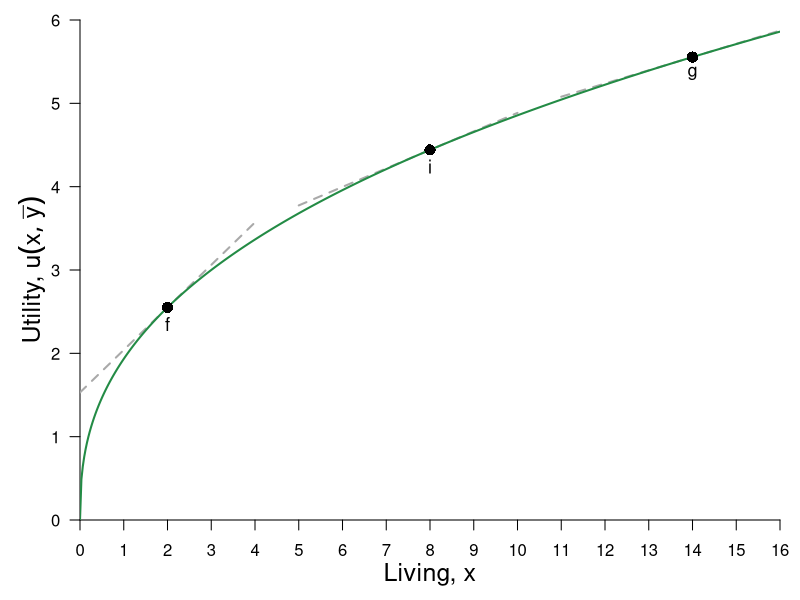

This chart was generated by the following R code:
#Graph Designer: Simon Halliday
#Authors: Bowles and Halliday
#Title: Coordination, Conflict and Competition: A Text in Microeconomics

library(shape)
#pdf(file = "indiff_shaded_newSTEP1.pdf", width = 8, height = 6)
#pdf(file = "indiff_shaded_newSTEP2.pdf", width = 8, height = 6)
pdf(file = "constrained_optimization/living_ufn.pdf", width = 8, height = 6)

#Set parameters for graphics
axislabelsize <- 1.5
labelsize <- 1.1
graphlinewidth <- 2
segmentlinewidth <- 1.5

COL <- c("#7fc97f", "#beaed4", "#fdc086", "#ffff99", "#386cb0", "#f0027f", "#bf5b17", "#666666")
COLA <- c("#e0f3db", "#99d8c9","#66c2a4","#41ae76", "#238b45", "#005824")
COLB <- c("#c6dbef", "#4eb3d3", "#2b8cbe", "#0868ac","#084081")

#Edited the margins to cater for the larger LHS labels
par(mar =  c(4, 4, 1, 1))

uFn <- function(x, y = 3, alpha = 0.4){
  (x^alpha)*(y^(1 - alpha))
}

muFn <- function(x, y = 3, alpha = 0.4){
  alpha*(x^(alpha - 1))*(y^(1 - alpha))
}

indiffA <- function(x, alpha = 0.5, uA = 5) {
  (uA / x^alpha)^(1/(1 - alpha))
}

tanLine <- function(intercept, slope, x = xx1){
  slope*x + intercept
}


xlims <- c(0, 16)
ylims <- c(0, 6)

npts <- 501 
x <- seq(xlims[1], xlims[2], length.out = npts)
y <- seq(ylims[1], ylims[2], length.out = npts) 
a <- c(2, 4, 6)

plot(0, 0, xlim = xlims, ylim = ylims, type = "n",
     xlab = expression(paste("")),
     ylab = expression(paste("")), 
     xaxt = "n", 
     yaxt = "n", 
     cex.lab = axislabelsize, 
     bty = "n", 
     xaxs="i", 
     yaxs="i"
)


ticksy <- seq(from = 0, to = ylims[2], by = 1)
ylabels <- seq(from = 0, to = ylims[2], by = 1)
ticksx <- seq(from = 0, to = xlims[2], by = 1)
xlabels <- seq(from = 0, to = xlims[2], by = 1)
# ticksy <- c(ylims[1], 5.25, 8, ylims[2])
# ylabels <- c(NA, expression(paste(y,"*")), expression(paste(bar(y))), NA)
# ticksx <- c(xlims[1], 5.25, 8.944272, xlims[2])
# xlabels <- c(NA, expression(paste(x,"*")), expression(paste(bar(x))), NA)

axis(1, at = ticksx, pos = 0, labels = xlabels)
axis(2, at = ticksy, pos = 0, labels = ylabels, las = 1)

npts <- 500 
xx1 <- seq(xlims[1], xlims[2], length.out = npts)
xx2 <- seq(0, xlims[2], length.out = npts)
xx3 <- seq(xlims[1], 0, length.out = npts)

#Draw the polygon for shading the utility areas
# xpoly1 <- seq(from = xlims[1], to = xlims[2], length.out = 500)
# ypoly1 <- indiffA(xpoly1, alpha = 0.5, uA = 4)
# polygon(x = c(xpoly1, rev(xpoly1[1])), y = c(ypoly1, rev(ypoly1)[1]), col=COLA[1], density=NULL, border = NA)
# ypoly1 <- indiffA(xpoly1, alpha = 0.5, uA = 4)
# polygon(x = c(0, 0, xlims[2], xlims[2], 0), y = c(0, indiffA(xlims[2]), indiffA(xlims[2]), 0, 0), col=COLA[1], density=NULL, border = NA)
# polygon(x = c(xlims[2], rev(xpoly1), xpoly1), y = c(ylims[2], rev(ypoly1), ypoly1), col=COLB[1], density=NULL, border = NA)

# Add tangent lines

# Full color
# lines(xx1, tanLine(intercept = uFn(2) - muFn(2)*2, slope = muFn(2)), col = COLB[5], lwd = graphlinewidth)
# lines(xx1, tanLine(intercept = uFn(8) - muFn(8)*8, slope = muFn(8)), col = COLB[5], lwd = graphlinewidth)
# lines(xx1, tanLine(intercept = uFn(14) - muFn(14)*14, slope = muFn(14)), col = COLB[5], lwd = graphlinewidth)

# Short grey
xx4 <- seq(xlims[1], 4, length.out = npts)
xx5 <- seq(5, 10, length.out = npts)
xx6 <- seq(11, 16, length.out = npts)

lines(xx4, tanLine(x = xx4, intercept = uFn(2) - muFn(2)*2, slope = muFn(2)), col = "darkgrey", lty = 2, lwd = graphlinewidth)
lines(xx5, tanLine(x = xx5, intercept = uFn(8) - muFn(8)*8, slope = muFn(8)), col = "darkgrey", lty = 2, lwd = graphlinewidth)
lines(xx6, tanLine(x = xx6, intercept = uFn(14) - muFn(14)*14, slope = muFn(14)), col = "darkgrey", lty = 2, lwd = graphlinewidth)



#Draw the graphs
lines(xx1, uFn(xx1), col = COLA[5], lwd = graphlinewidth)

#Label the feasible frontier
# text(3.2, 1, expression("Feasible Frontier"), cex = labelsize)
# text(3.2, 0.5, expression("(production possibilities frontier)"), cex = labelsize)
# Arrows(4.35, 0.95, 8.1, 0.95, col = "black", lty = 1, lwd = 2, arr.type = "triangle", arr.lwd = 0.5)

#Axis labels
mtext(expression(paste("Living, ", x)), side = 1, line = 2.5, cex = axislabelsize)
text(-1.1, 0.5*ylims[2], expression(paste("Utility, ", u(x,bar(y)))), xpd = TRUE, cex = axislabelsize, srt = 90) 


# contour(x, y, 
#         outer(x, y, uFn),
#         drawlabels = FALSE,
#         col = COLB[3],
#         lwd = graphlinewidth,
#         levels = a, 
#         xaxs="i", 
#         yaxs="i", 
#         add = TRUE)


#Label the indifference curves
# text(9.5, 1.3, expression(u[4]^A == 4), cex = labelsize)
# 
# text(3, 3, expression(u^A < 4), cex = labelsize)
# text(3, 2.5, expression(paste("Worse than ", u[4]^A)), cex = labelsize)
# 
# text(7, 7, expression(u^A > 4), cex = labelsize)
# text(7, 6.5, expression(paste("Better than ", u[4]^A)), cex = labelsize)
#text(9.5, 3.15, expression(u[2]^A), cex = labelsize)
#text(9.5, 5.85, expression(u[3]^A), cex = labelsize)


# Annotate points (4,4),(2,8),(8,2) on indiff curve
text(2, uFn(2) - 0.2, expression(paste(f)), cex = labelsize)
points(2, uFn(2), pch = 16, col = "black", cex = 1.5)

text(8, uFn(8) - 0.2, expression(paste(i)), cex = labelsize)
points(8, uFn(8), pch = 16, col = "black", cex = 1.5)

text(14, uFn(14) - 0.2, expression(paste(g)), cex = labelsize)
points(14, uFn(14), pch = 16, col = "black", cex = 1.5)

dev.off()
